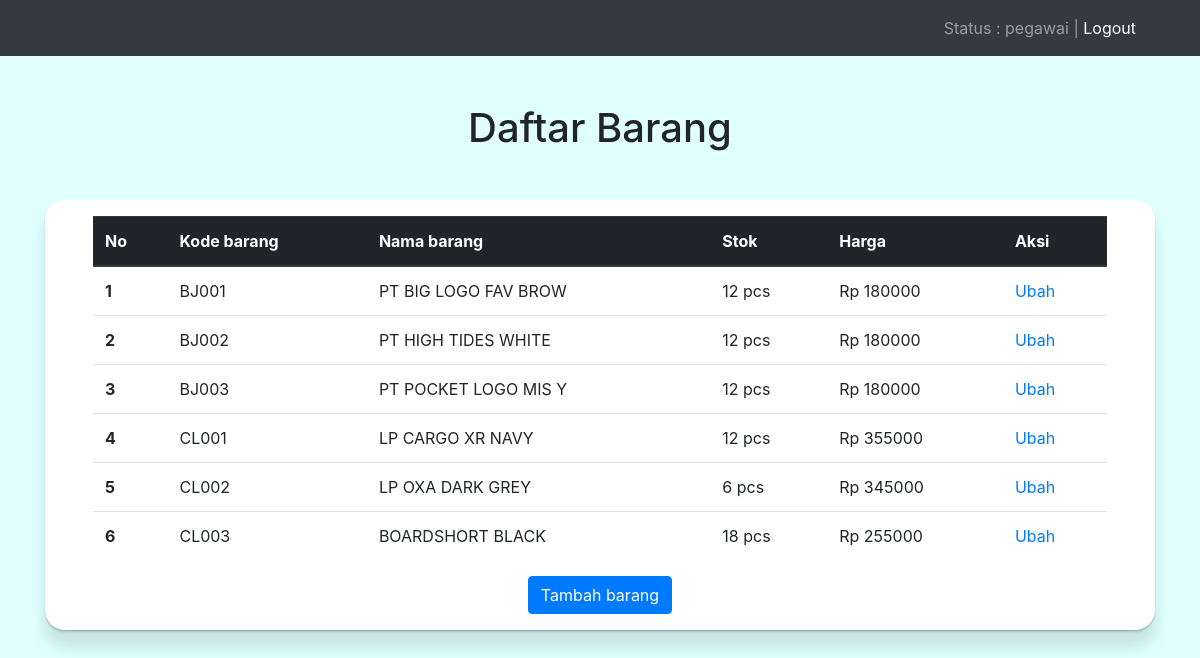
Screenshot of /homepage/index.php (signed in) with the database file from the repository.
### tables this page shows
CREATE TABLE `barang` (
  `barang_kode` varchar(5) NOT NULL,
  `barang_nama` varchar(50) NOT NULL,
  `barang_jumlah` int(10) NOT NULL,
  `barang_harga` int(10) NOT NULL
);

### homepage/functions.php (called while the page is built, shortened)
<?php
$db = mysqli_connect("localhost", "root", "", "crudsession");
function query ($query){
	global $db;
	$result = mysqli_query( $db, $query );
	$rows = [];
	while ($row=mysqli_fetch_assoc($result)) {
		$rows[] = $row;
	}
	return $rows;
}
 ?>

### homepage/index.php (the view, shortened to what this page needs)
<?php
require 'functions.php';
$barangs = query("SELECT * FROM barang");
 ?>
<!doctype html>
<html lang="en">
<head>
    <link rel="stylesheet" href="https://maxcdn.bootstrapcdn.com/bootstrap/4.0.0/css/bootstrap.min.css"
>
</head>
<body>
    <nav class="navbar navbar-expand-lg navbar-dark bg-dark">
      <div class="collapse navbar-collapse" id="navbarText">
        <span class="navbar-text pr-5">
          Status : <?php echo $_SESSION['user_level']; ?> | <a href="logout.php">Logout</a>
        </span>
      </div>
    </nav>
    <h1 class="mt-5 mb-5 text-center">Daftar Barang</h1>
    <div class="container">
        <div class="row">
            <div class="col-md-12">
                <div class="pr-5 pl-5 pt-3 pb-3 table100">
                    <table class="table">
                        <thead class="thead-dark">
                            <tr>
                                <th scope="col">No</th>
                                <th scope="col">Kode barang</th>
                                <th scope="col">Nama barang</th>
                                <th scope="col">Stok</th>
                                <th scope="col">Harga</th>
                                <th scope="col">Aksi</th>
                            </tr>
                        </thead>
                        <tbody>
                            <?php $no=1; ?>
                            <?php foreach ($barangs as $barang ) :?>
                            <tr>
                                <th scope="row"><?php echo $no; $no++ ?></th>
                                <td><?php echo $barang["barang_kode"]; ?></td>
                                <td><?php echo $barang["barang_nama"]; ?></td>
                                <td><?php echo $barang["barang_jumlah"]; ?> pcs</td>
                                <td>Rp  <?php echo $barang["barang_harga"]; ?></td>
                                <td>
                                    <a href="ubah.php?kode=<?php echo $barang["barang_kode"]; ?>"">Ubah</a>
                                </td>
                            </tr>
                            <?php endforeach; ?>
                        </tbody>
                    </table>
                    <div class="col text-center mt-3">
                        <button type="button" class="btn btn-primary" name="tambah" onclick="window.location.href = 'add.php'">Tambah barang</button>
                    </div>
                </div>
            </div>
        </div>
    </div>
</body>
</html>

### homepage/index.php (style rules this page uses)
body { background-color: #E0FFFF; }
.table100 { background-color: white; border-radius: 20px;box-shadow: 0 1px 1px rgba(0,0,0,0.12), 0 2px 2px rgba(0,0,0,0.12), 0 16px 16px rgba(0,0,0,0.12); }

### rows the page displays
barang: barang_kode "BJ001", barang_nama "PT BIG LOGO FAV BROW", barang_jumlah "12", barang_harga "180000"
barang: barang_kode "BJ002", barang_nama "PT HIGH TIDES WHITE", barang_jumlah "12", barang_harga "180000"
barang: barang_kode "BJ003", barang_nama "PT POCKET LOGO MIS Y", barang_jumlah "12", barang_harga "180000"
barang: barang_kode "CL001", barang_nama "LP CARGO XR NAVY", barang_jumlah "12", barang_harga "355000"
barang: barang_kode "CL002", barang_nama "LP OXA DARK GREY", barang_jumlah "6", barang_harga "345000"
barang: barang_kode "CL003", barang_nama "BOARDSHORT BLACK", barang_jumlah "18", barang_harga "255000"

### other values shown
$_SESSION['user_level'] "pegawai"
